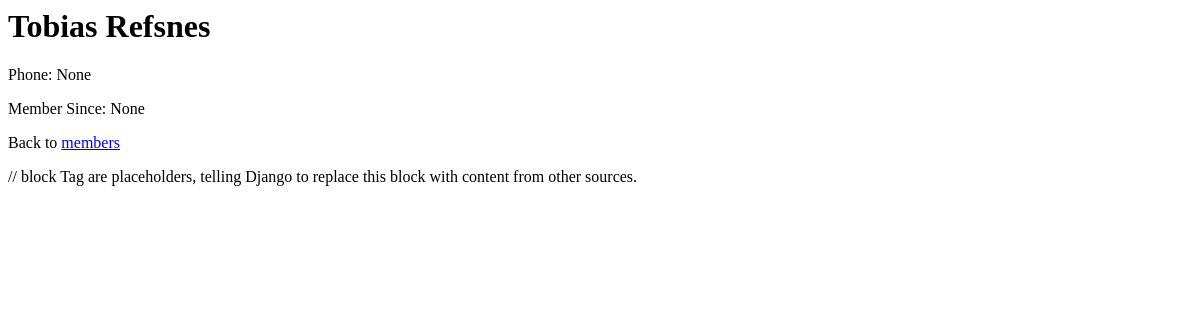
Before: /members/details/2 with the older database file.
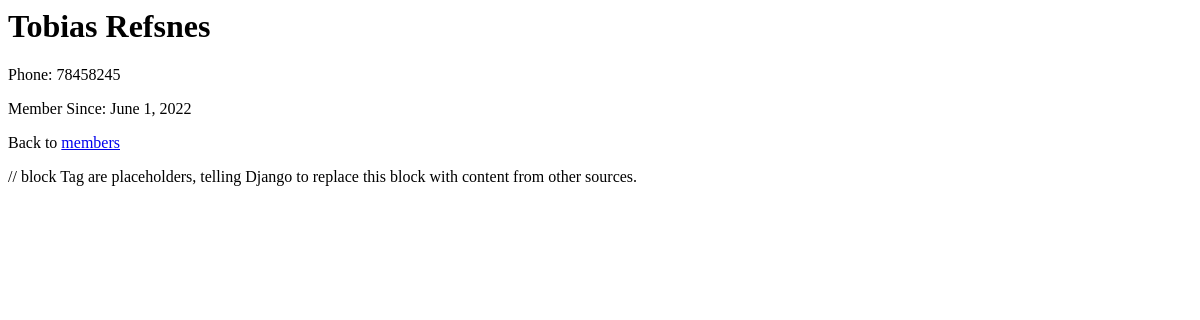
After: the same page with the newer database file.
### members/models.py (models this page shows)
class member(models.Model):
    firstname = models.CharField(max_length=255)
    lastname = models.CharField(max_length=255)
    phone = models.IntegerField(null=True)
    joined_date = models.DateField(null=True)

### members/views.py (the view, shortened to what this page needs)
# urls.py: path('members/details/<int:id>', views.details, name='details'),
def details(request, id):
    mymember = member.objects.get(id=id)
    template = loader.get_template('details.html')
    context = {
        'mymember' : mymember,
    }
    return HttpResponse(template.render(context, request))

### members/templates/details.html (shortened to what this page needs)
{% extends "master.html" %}
{% block content %}
        <h1>{{mymember.firstname}} {{mymember.lastname}}</h1>
        <p>Phone: {{mymember.phone}}</p>
        <p>Member Since: {{mymember.joined_date}}</p>
        <p>Back to <a href="/members/">members</a></p>
{% endblock %}

Changed rows visible on the page:
changed member "Tobias": phone "None" → "78458245"; joined_date "None" → "June 1, 2022"
